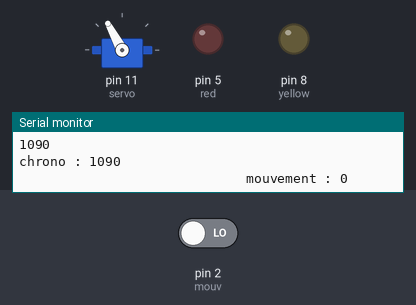
Bench run of a sketch on a simulated Arduino Uno, built with avr-gcc and run on an emulated ATmega328P. On the bench: servo, output pins drawn as LEDs (lit = HIGH), the last lines printed to the serial monitor. The inputs (shaded band) are chosen by the test bench; at power-on: pin 2 (mouv) LOW.

Above: at 1.2 s.
1.3 s: pin 2 (mouv) driven HIGH
At 1.76 s:
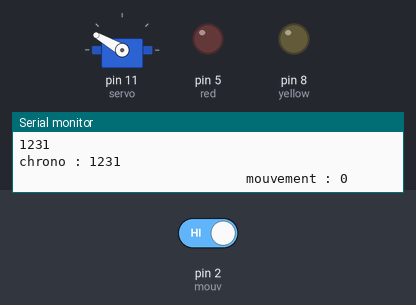
At 3.2 s:
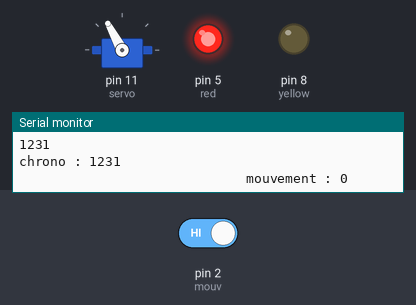
Timing chart, 0 to 4.7 s (numbered marks = the images above; inputs shaded):
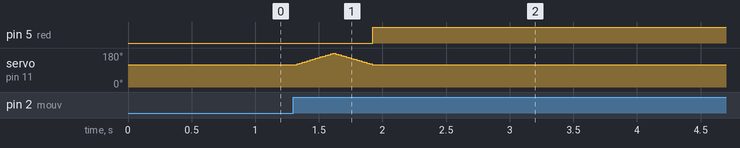

Measured:
- after the input at 1.3 s, pin 5 (red): LOW → HIGH after 0.62 s; servo on pin 11 (servo): rises from 118° to 178° in 0.30 s, then falls to 118° in 0.30 s

The sketch:

NOX_BOX_FINAL.ino
```cpp
#include <Servo.h>
Servo servo;
const int red = 5;
const int yellow = 8;
const int mouv = 2;
const int t = 5;
long chrono1 = millis();
long attente = 60000;

void setup() {
  pinMode(mouv, INPUT);
  pinMode(red, OUTPUT);
  pinMode(yellow,OUTPUT);
  servo.attach(11);
  Serial.begin(9600);
  servo.write(118);
}

void loop() {
  bool state_mouv = digitalRead(2);
  bool state_led = digitalRead(5);
  bool a = state_led && state_mouv;

  if (a == false and state_mouv == true){ // si la lumière est éteinte et que la NOX BOX capte un mouvement
    // déclenchement du mouvement du servo d'allumage
    for (int position = 118; position <= 178; position++){
      servo.write(position);
      delay(t);
    }
    for (int position = 178; position >= 118; position--){
      servo.write(position);
      delay(t);
    }
    // la led rouge symbolise la lumière allumée
    digitalWrite(red, HIGH);
    digitalWrite(yellow,LOW);
    delay(3000);
  }


  long chrono2 = millis();
  if (chrono2 > chrono1 + attente){
    chrono1 = millis();


    if (a == false and state_led == true){ // si la lumière est allumée et que la NOX BOX ne capte aucun mouvement

      // déclenchement du mouvement du servo d'éteignage (symbolisé par le clignotement de la led jaune)
      digitalWrite(yellow,HIGH);
      delay(500);
      digitalWrite(yellow,LOW);
      delay(500);
      digitalWrite(yellow,HIGH);
      delay(500);
      digitalWrite(yellow,LOW);
      // la led rouge symbolise la lumière éteinte
      digitalWrite(red, LOW);
    }
  }
  Serial.println(chrono1);
  Serial.println(chrono2);
  Serial.print("chrono : ");
  Serial.println(chrono2 - chrono1);
  Serial.print("                             mouvement : ");
  Serial.println(state_mouv);
}
```
